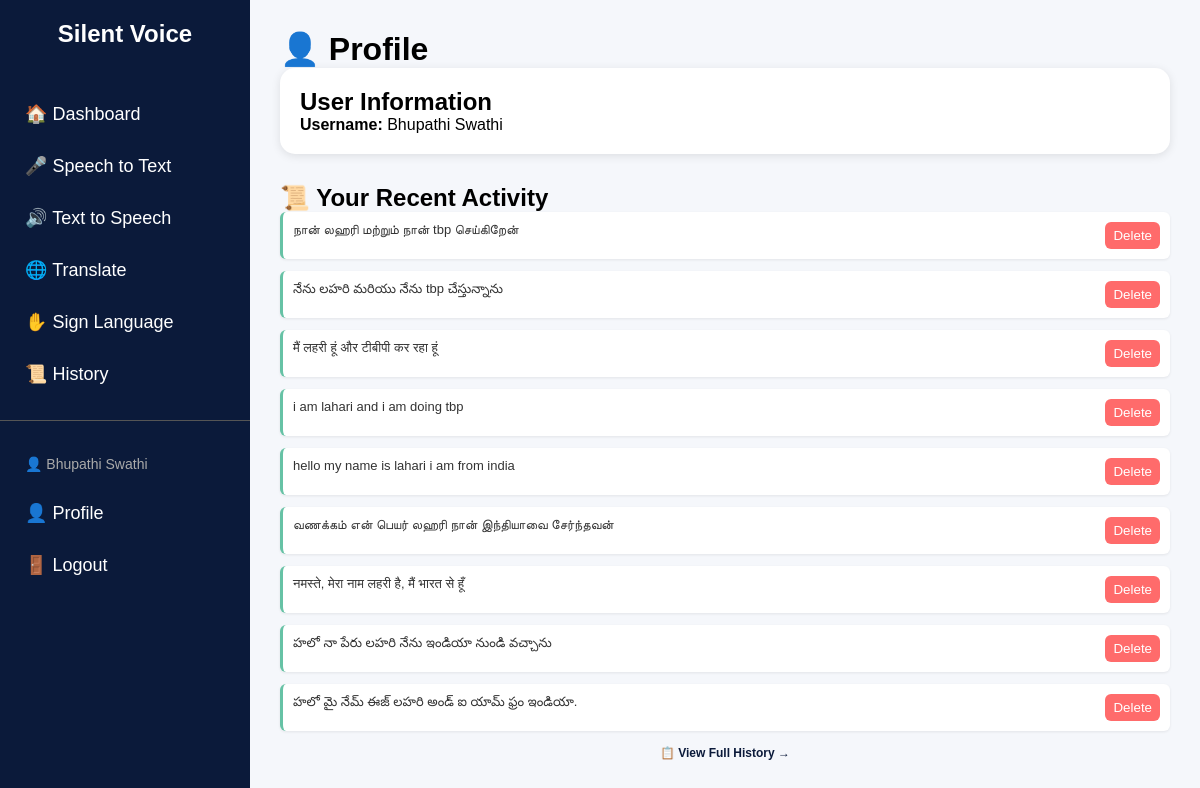
Page /profile (signed in) on the committed database.
### tables this page shows
CREATE TABLE history (
    id INTEGER PRIMARY KEY AUTOINCREMENT,
    text TEXT
, username TEXT, created_at TIMESTAMP);

### app.py (the view)
@app.route("/profile")
@login_required
def profile():
    username = session['username']
    conn = get_db()
    cursor = conn.cursor()
    cursor.execute("SELECT id, username, text, created_at FROM history WHERE username = ? ORDER BY id DESC", (username,))
    history = cursor.fetchall()
    conn.close()
    return render_template("profile.html", username=username, history=history)

### app.py (called while the page is built)
def get_db():
    return sqlite3.connect("data.db")

def login_required(view):
    @wraps(view)
    def wrapped_view(**kwargs):
        if 'username' not in session:
            if request.method == 'POST' or request.is_json:
                return jsonify({"error": "Authentication required."}), 401
            return redirect(url_for('login'))
        return view(**kwargs)
    return wrapped_view

@app.context_processor
def inject_user():
    return dict(username=session.get('username'))

### templates/profile.html (shortened to what this page needs)
{% extends "base.html" %}
{% block content %}
<h1>👤 Profile</h1>
<div class="card">
    <h2>User Information</h2>
    <p><strong>Username:</strong> {{ username }}</p>
</div>
<h2 style="margin-top:30px;">📜 Your Recent Activity</h2>
{% if history %}
    <div class="history-list">
        {% for item in history[:10] %}
            <div class="history-item" data-entry-id="{{ item[0] }}">
                <div class="history-item-content">
                    {{ item[2] }}
                </div>
                <div style="margin-left:12px; display:flex; gap:8px; align-items:flex-start;">
                    <button class="btn-delete-entry" data-id="{{ item[0] }}" style="background:#ff6b6b;border:none;color:white;padding:6px 8px;border-radius:6px;cursor:pointer;">Delete</button>
                </div>
            </div>
        {% endfor %}
    </div>
    <p style="font-size: 12px; color: #999; margin-top: 15px; text-align: center;">
        <a href="/history-page" style="color: #0b1a3a; text-decoration: none; font-weight: bold;">
            📋 View Full History →
        </a>
    </p>
{% else %}
    <p style="color:#666;margin-top:15px;">No history yet. Start using the app to see your records here.</p>
{% endif %}
{% endblock %}

### templates/base.html (style rules this page uses)
* { margin:0; padding:0; box-sizing:border-box; font-family: Arial; }
body { display:flex; background:#f5f7fb; }
.card { background:white; padding:20px; border-radius:15px; margin-bottom:20px; box-shadow:0px 2px 10px rgba(0,0,0,0.1); }
button { background:#2563eb; color:white; border:none; padding:10px 20px; border-radius:8px; cursor:pointer; }

### templates/profile.html (style rules this page uses)
.history-list { max-width: 900px; }
.history-item { display: flex; margin-bottom: 12px; padding: 10px; background: white; border-radius: 6px; border-left: 3px solid #66c2a5; box-shadow: 0 1px 3px rgba(0, 0, 0, 0.08); }
.history-item-content { flex: 1; color: #333; font-size: 13px; }

### rows in the picture
history: text "நான் லஹரி மற்றும் நான் tbp செய்கிறேன்"
history: text "నేను లహరి మరియు నేను tbp చేస్తున్నాను"
history: text "मैं लहरी हूं और टीबीपी कर रहा हूं"
history: text "i am lahari and i am doing tbp"
history: text "hello my name is lahari i am from india"
history: text "வணக்கம் என் பெயர் லஹரி நான் இந்தியாவை சேர்ந்தவன்"
history: text "नमस्ते, मेरा नाम लहरी है, मैं भारत से हूँ"
history: text "హలో నా పేరు లహరి నేను ఇండియా నుండి వచ్చాను"
history: text "హలో మై నేమ్ ఈజ్ లహరి అండ్ ఐ యామ్ ఫ్రం ఇండియా."

### other values in the picture
{{ username }} "Bhupathi Swathi"
